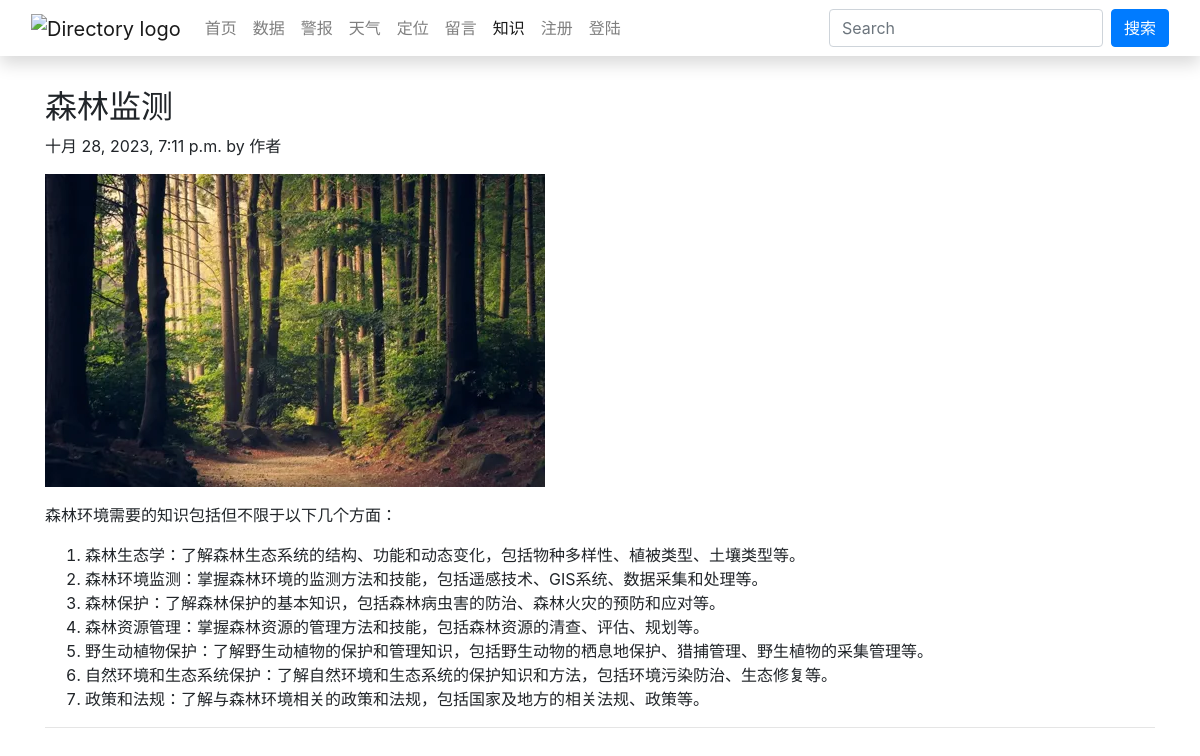
The page /blog/7 on the database its author committed.
### blog/models.py (models this page shows, shortened)
class Post(models.Model):
    sn0 = models.AutoField(primary_key=True)
    title = models.CharField(max_length=255)
    author = models.CharField(max_length=100)
    content = RichTextField()
    slug = models.CharField( max_length=130)
    image=models.ImageField(upload_to='postimages')
    timeStamp = models.DateTimeField(default=timezone.now)
    def __str__(self):
        return self.title + ' by ' + self.author

### blog/views.py (the view)
# urls.py: path('<int:pk>', views.blogPost, name='blogPost'),
def blogPost(request, pk):
    post = Post.objects.filter(pk=pk).latest('timeStamp')
    print(post)
    context = {'post': post}
    return render(request, 'blog/blogPost.html', context)

### templates/blog/blogPost.html (shortened to what this page needs)
{% extends 'base.html' %}
{% block blogactive %}active{% endblock blogactive %}
{% block body %}
<div class="container my-3">
    <h2 class="blog-post-title">{{post.title}}</h2>
    <p class="blog-post-meta">{{post.timeStamp}} by <a>{{post.author}}</a></p>
    <img src="/media/{{post.image}}"></img>
    <p>{{post.content | safe}}</p>
    <hr>
</div>
{% endblock body %}

### rows shown on the page
Post: title "森林监测", timeStamp "十月 28, 2023, 7:11 p.m.", author "作者", image (picture), content "森林环境需要的知识包括但不限于以下几个方面： 森林生态学：了解森林生态系统的结构、功能和动态变化，包括物种多样性、植被类型、土壤类型等。 森林环境监测：掌握森林环境的监测方法和技能，包括遥感技术、GIS系统、数据采集和处理等。 森林保护：了解森林保护的基本知识，包括森林病虫害的防治、森林火灾的预防和应对等。 森林资源管理：掌握森林资源的管理方法和技能，包括森林资源的清查、评估、规划等。 野生动植物保护：了解野生动植物的保护和管理知识，包括野生动物的栖息地保护、猎捕管理、野生植物的采集管理等。 自然环境和生态系统保护：了解自然环境和生态系统的保护知识和方法，包括环境污染防治、生态修复等。 政策和法规：了解与森林环境相关的政策和法规，包括国家及地方的相关法规、政策等。"
